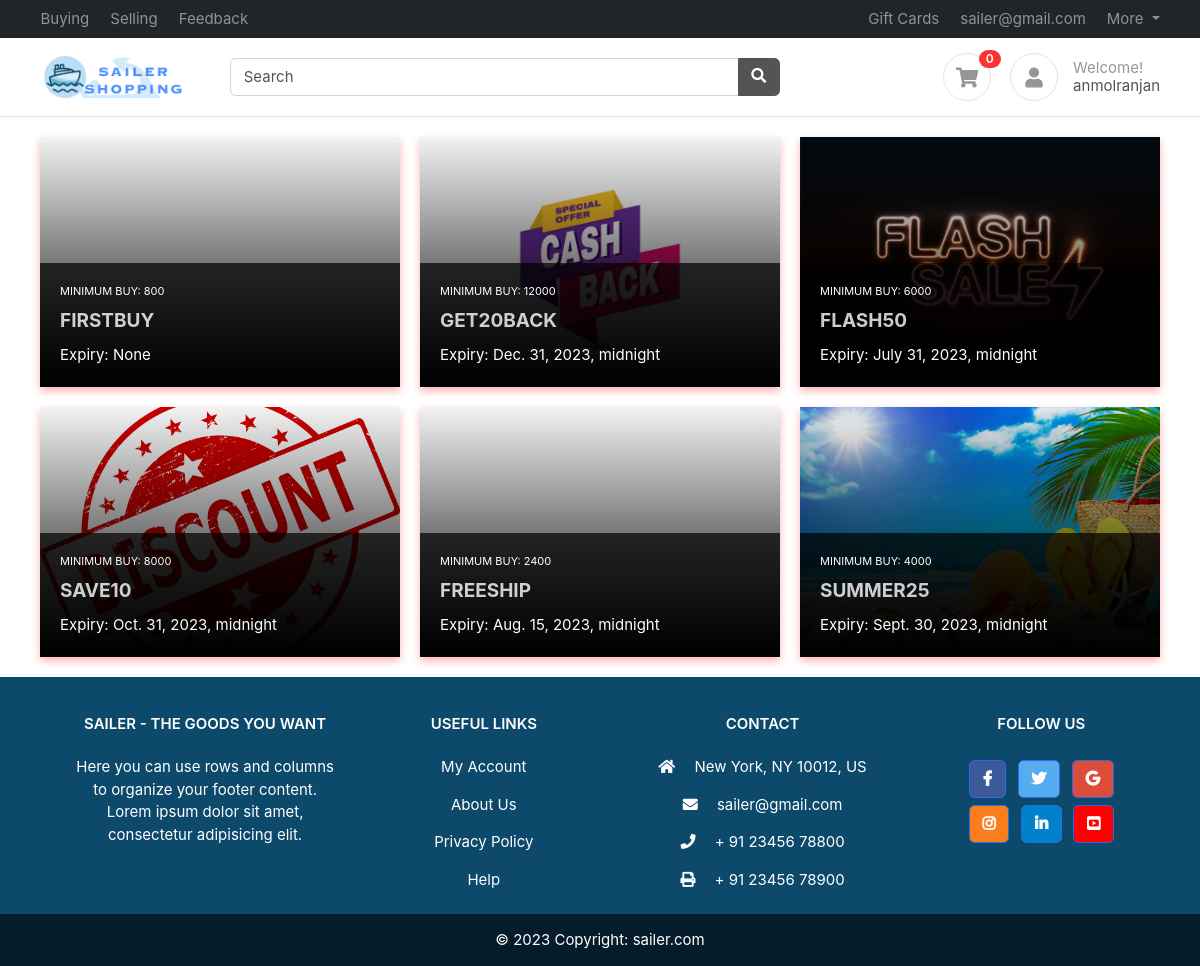
The app's page /offers/ (signed in) with its own data.
### accounts/models.py (models this page shows, shortened)
class Profile(BaseModel):
    user = models.OneToOneField(User, on_delete=models.CASCADE, related_name='profile')
    is_email_verified = models.BooleanField(default=False)
    email_token = models.CharField(max_length=100, null=True, blank=True)
    forget_password_token = models.CharField(max_length=100, null=True, blank=True)
    profile_image = models.ImageField(upload_to='profile')
    def get_cart_count(self):
        return CartItems.objects.filter(cart__is_paid=False, cart__user=self.user).count()

### products/models.py (models this page shows, shortened)
class Coupon(BaseModel):
    coupon_code = models.CharField(max_length=10)
    is_expired = models.BooleanField(default=False)
    coupon_image = models.ImageField(upload_to='coupons')
    expiry_date = models.DateTimeField(blank=True, null=True)
    discount_price = models.IntegerField(default=100)
    minimum_amount = models.IntegerField(default=500)

### home/views.py (the view)
# urls.py: path('offers/', offers, name='offers'),
def offers(request):
    context = {'coupons': Coupon.objects.filter(is_expired=False)}
    if not context['coupons']:
        messages.warning(request, 'There are no coupons available.')
    return render(request, 'home/offers.html', context)

### templates/home/offers.html (shortened to what this page needs)
{% extends "base/base.html" %}
{% block start %}
<link href="/media/css/offers.css" rel="stylesheet" type="text/css" />
<div class="container bootstrap snippets bootdey">
    <div class="row-wrapper">
        <div class="row">
            {% for coupon in coupons %}
                <div class="col-sm-4">
                    <div class="widget single-news">
                        <div class="image" style="background-image: url('/media/{{coupon.coupon_image}}');">
                            <span class="gradient"></span>
                        </div>
                        <div class="details">
                            <div class="category">Minimum Buy: {{coupon.minimum_amount}}</div>
                            <h3><a href="#">{{coupon.coupon_code}}</a></h3>
                            <time>Expiry: {{coupon.expiry_date}}</time>
                        </div>
                    </div>
                </div>
            {% endfor %}
        </div>
    </div>
</div>
{% endblock %}

### templates/base/base.html (shortened to what this page needs)
<!DOCTYPE HTML>
<html lang="en">
<head>
    <link href="/media/css/bootstrap.css" rel="stylesheet" type="text/css" />
    <link href="/media/fonts/fontawesome/css/all.min.css" type="text/css" rel="stylesheet">
    <link href="/media/css/ui.css" rel="stylesheet" type="text/css" />
    <link href="/media/css/responsive.css" rel="stylesheet" />
</head>
<body>
    <header class="section-header">
        <nav class="navbar navbar-dark navbar-expand p-0 bg-dark">
            <div class="container">
                <ul class="navbar-nav d-none d-md-flex mr-auto">
                    <li class="nav-item"><a class="nav-link" href="{% url 'index'%}">Buying</a></li>
                    <li class="nav-item"><a class="nav-link" href="#">Selling</a></li>
                    <li class="nav-item"><a class="nav-link" href="{% url 'feedback'%}">Feedback</a></li>
                  </ul>
                <ul class="navbar-nav">
                    <li class="nav-item"><a class="nav-link" href="{% url 'offers'%}">Gift Cards</a></li>
                    <li class="nav-item"><a href="#" class="nav-link"> sailer@gmail.com </a></li>
                    <li class="nav-item dropdown">
                        <a href="#" class="nav-link dropdown-toggle" data-toggle="dropdown"> More </a>
                    </li>
                </ul>
            </div>
        </nav>
        <section class="header-main border-bottom">
            <div class="container">
                <div class="row align-items-center">
                    <div class="col-lg-2 col-4">
                        <div class="brand-wrap">
                            <a href="{% url 'index'%}"><img class="logo" src="/media/images/logo.png"></a>
                        </div>
                    </div>
                    <div class="col-lg-6 col-sm-12">
                        <form action="#" class="search">
                            <div class="input-group w-100">
                                <input type="text" class="form-control" placeholder="Search">
                                <div class="input-group-append">
                                    <button class="btn btn-secondary" type="submit">
							<i class="fa fa-search"></i>
						  </button>
                                </div>
                            </div>
                        </form>
                    </div>
                    <div class="col-lg-4 col-sm-6 col-8">
                      <div class="widgets-wrap float-md-right">
                          <div class="widget-header  mr-3">
                              <a href="{% url 'cart'%}" class="icon icon-sm rounded-circle border"><i class="fa fa-shopping-cart"></i></a>
                              {% if request.user.is_authenticated %}
                                  <span class="badge badge-pill badge-danger notify">{{request.user.profile.get_cart_count}}</span>
                              {% endif %}
                              </div>
                          <div class="widget-header icontext">
                              <a href="#" class="icon icon-sm rounded-circle border"><i class="fa fa-user"></i></a>
                              <div class="text">
                                  <span class="text-muted">Welcome!</span>
                                  <div>
                                      {% if request.user.is_authenticated %}
                                          <a href="#">{{user.username}}</a>
                                      {% else %}
                                          <a href="{% url 'login'%}">Sign in</a> |
                                          <a href="{% url 'register'%}"> Register</a>
                                      {% endif %}
                                  </div>
                              </div>
                          </div>
                      </div>
                  </div>
              </div>
          </div>
      </section>
  </header>
    {% block start %}
    {% endblock %}
</body>
    <footer
            class="text-center text-lg-start text-white"
            style="background-color: #0c496b"
            >
      <div class="container p-4 pb-0">
        <section class="">
          <div class="row">
            <div class="col-md-3 col-lg-3 col-xl-3 mx-auto mt-3">
              <h6 class="text-uppercase mb-4 font-weight-bold">
                Sailer - The Goods you want
              </h6>
              <p>
                Here you can use rows and columns to organize your footer
                content. Lorem ipsum dolor sit amet, consectetur adipisicing
                elit.
              </p>
            </div>
            <div class="col-md-2 col-lg-2 col-xl-2 mx-auto mt-3">
              <h6 class="text-uppercase mb-4 font-weight-bold">Useful Links</h6>
              <p>
                <a class="text-white" href="#"> My Account</a>
              </p>
              <p>
                <a class="text-white" href="#"> About Us</a>
              </p>
              <p>
                <a class="text-white" href="#"> Privacy Policy</a>
              </p>
              <p>
                <a class="text-white" href="#"> Help</a>
              </p>
            </div>
            <div class="col-md-4 col-lg-3 col-xl-3 mx-auto mt-3">
              <h6 class="text-uppercase mb-4 font-weight-bold">Contact</h6>
              <p><i class="fas fa-home mr-3"></i> New York, NY 10012, US</p>
              <p><i class="fas fa-envelope mr-3"></i> sailer@gmail.com</p>
              <p><i class="fas fa-phone mr-3"></i> + 91 23456 78800</p>
              <p><i class="fas fa-print mr-3"></i> + 91 23456 78900</p>
            </div>
            <div class="col-md-3 col-lg-2 col-xl-2 mx-auto mt-3">
              <h6 class="text-uppercase mb-4 font-weight-bold">Follow us</h6>
              <a
                 class="btn btn-primary btn-floating m-1"
                 style="background-color: #3b5998"
                 href="#"
                 role="button"
                 ><i class="fab fa-facebook-f"></i
                ></a>
              <a
                 class="btn btn-primary btn-floating m-1"
                 style="background-color: #55acee"
                 href="#"
                 role="button"
                 ><i class="fab fa-twitter"></i
                ></a>
              <a
                 class="btn btn-primary btn-floating m-1"
                 style="background-color: #dd4b39"
                 href="#"
                 role="button"
                 ><i class="fab fa-google"></i
                ></a>
              <a
                 class="btn btn-primary btn-floating m-1"
                 style="background-color: #fa7e1e"
                 href="#"
                 role="button"
                 ><i class="fab fa-instagram"></i
                ></a>
              <a
                 class="btn btn-primary btn-floating m-1"
                 style="background-color: #0082ca"
                 href="#"
                 role="button"
                 ><i class="fab fa-linkedin-in"></i
                ></a>
              <a
                 class="btn btn-primary btn-floating m-1"
                 style="background-color: #FF0000"
                 href="#"
                 role="button"
                 ><i class="fab fa-youtube-square"></i
                ></a>
            </div>
          </div>
        </section>
      </div>
      <div
           class="text-center p-3"
           style="background-color: rgba(0, 0, 0, 0.6)"
           >
        © 2023 Copyright:
        <a class="text-white" href="#"
           >sailer.com</a
          >
      </div>
    </footer>
</html>

### public/static/css/ui.css (style rules this page uses)
html { font-family: 'Inter', sans-serif; font-size: 15px; }
.icon-xs, .icon-sm, .icon-md, .icon-lg { display: inline-block; text-align: center; flex-shrink: 0; flex-grow: 0; }
.icon-sm { width: 48px; height: 48px; line-height: 48px; font-size: 20px; }
p:last-child { margin-bottom: 0; }
.header-main { position: relative; padding-top: 1rem; padding-bottom: 1rem; background-color: #ffffff; }
.brand-wrap .logo, .navbar-brand .logo { margin-right: 7px; max-height: 42px; display: inline-block; }
.widget-header { display: inline-block; vertical-align: middle; position: relative; }
.widget-header a { color: #545454; }
.widget-header i { color: #969696; }
.widget-header .notify { position: absolute; top: -3px; right: -10px; }
.icontext { display: inline-flex; align-items: center; vertical-align: middle; }
.icontext .text { width: 100%; line-height: 1.2; color: #212529; }
.icontext .icon { position: relative; margin-right: 15px; flex-shrink: 0; flex-grow: 0; }
.notify { position: absolute; top: -4px; right: -10px; display: inline-block; padding: .25em .6em; font-size: 12px; line-height: 1; text-align: center; border-radius: 3rem; color: #fff; background-color: #fa3434; }

### public/static/css/offers.css (style rules this page uses)
.widget.single-news { margin-bottom: 20px; position: relative; box-shadow: 0 4px 8px rgba(255, 0, 0, 0.3); transition: box-shadow 0.3s ease; overflow: hidden; }
.row-wrapper { margin-top: 20px; }
.widget.single-news .image .gradient { position: absolute; left: 0; right: 0; top: 0; bottom: 0; background-image: -webkit-linear-gradient(bottom, #000000 0%, rgba(0, 0, 0, 0.05) 100%); background-image: -moz-linear-gradient(bottom, #000000 0%, rgba(0, 0, 0, 0.05) 100%); background-image: -o-linear-gradient(bottom, #000000 0%, rgba(0, 0, 0, 0.05) 100%); background-image: linear-gradient(to top, #000000 0%, rgba(0, 0, 0, 0.05) 100%); }
.widget.single-news .details { position: absolute; bottom: 0; left: 0; right: 0; padding: 20px; color: #fff; background-color: rgba(0, 0, 0, 0.7); }
.widget.single-news .details .category { font-size: 11px; text-transform: uppercase; margin-bottom: 10px; }
.widget.single-news .details h3 { margin: 0; padding: 0; margin-bottom: 10px; font-size: 19px; }
.widget.single-news .details h3 a { color: #fff; zoom: 1; -webkit-opacity: 0.8; -moz-opacity: 0.8; opacity: 0.8; -ms-filter: progid: DXImageTransform.Microsoft.Alpha(Opacity=80); filter: alpha(opacity=80); }
.widget.single-news .image { position: relative; }
.row .col-sm-4 { float: left; width: 33.33%; padding: 0 10px; box-sizing: border-box; }
.row::after { content: ""; display: table; clear: both; }
.widget.single-news { height: 250px; }
.widget.single-news .image { background-repeat: no-repeat; background-size: cover; background-position: center center; height: 100%; position: relative; }

### records on screen
Coupon: minimum_amount "800", coupon_code "FIRSTBUY", expiry_date "None"
Coupon: coupon_image (picture), minimum_amount "12000", coupon_code "GET20BACK", expiry_date "Dec. 31, 2023, midnight"
Coupon: coupon_image (picture), minimum_amount "6000", coupon_code "FLASH50", expiry_date "July 31, 2023, midnight"
Coupon: coupon_image (picture), minimum_amount "8000", coupon_code "SAVE10", expiry_date "Oct. 31, 2023, midnight"
Coupon: minimum_amount "2400", coupon_code "FREESHIP", expiry_date "Aug. 15, 2023, midnight"
Coupon: coupon_image (picture), minimum_amount "4000", coupon_code "SUMMER25", expiry_date "Sept. 30, 2023, midnight"

### other values on screen
{{ request.user.profile.get_cart_count }} "0"
{{ user.username }} "anmolranjan"
